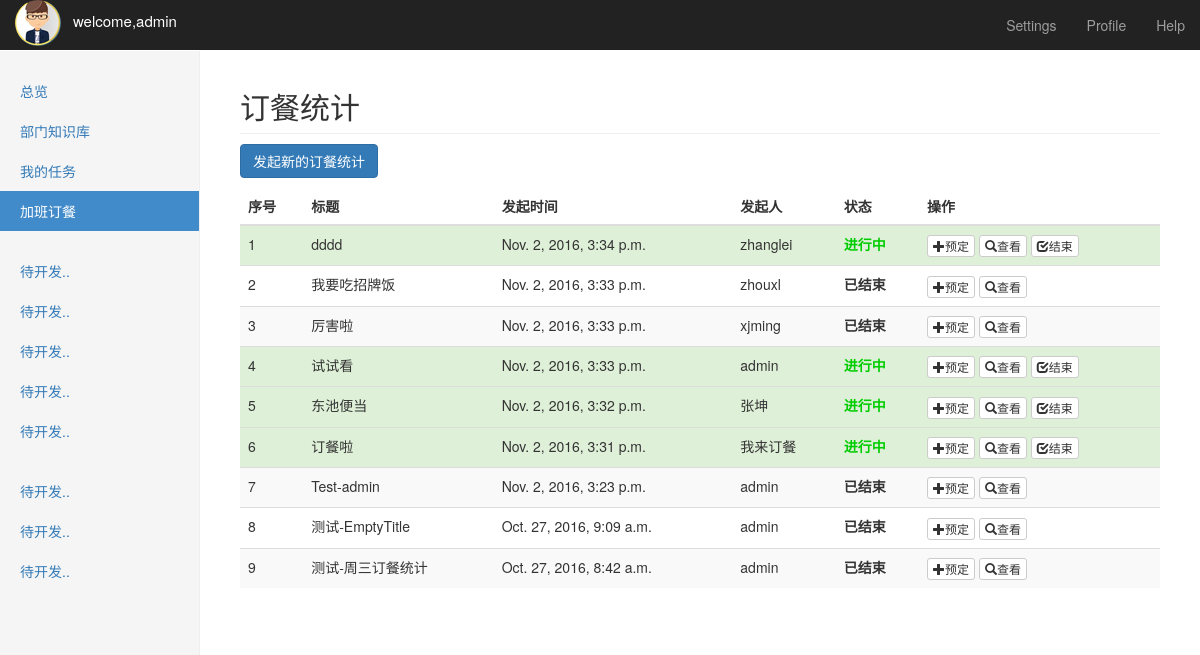
Screenshot of /MealOrderStat (signed in) with the database file from the repository.
### myDjangoApp/models.py (models this page shows)
class OrderApplication(models.Model):
    operateusername = models.CharField(max_length=20)
    operatedate = models.DateTimeField()
    title = models.CharField(max_length=50)
    restname = models.CharField(max_length=50)
    mealnames = models.CharField(max_length=512)
    status = models.IntegerField(default=1)
    remark = models.CharField(max_length=512,null=True)

### myDjangoApp/views.py (the view)
# urls.py: url(r'^MealOrderStat',myDjangoApp_views.meal_order_stat,name='meal_order_stat'),
@login_required()
def meal_order_stat(request):
    indexDict = {'index': '3', 'des': 'meal_order_stat'}
    orderApps = OrderApplication.objects.all().order_by('-operatedate')
    return render(
        request, 'MealOrderStat.html', {
            'indexDict': json.dumps(indexDict),
            'orderApps': orderApps})

### myDjangoApp/templates/MealOrderStat.html (shortened to what this page needs)
{% extends 'CommonBase/Base.html' %}
{% block customcss %}
{% load static %}
<link href="{% static 'css/dashboard.css' %}" rel="stylesheet">
{% endblock %}
{% block topNav %}
{% include 'CommonBase/TopNavBar.html' %}
{% endblock %}
{% block content %}
<div class="container-fluid">
    <div class="row">
        {% include 'CommonBase/LeftNavBar.html' %}
        <div class="col-sm-9 col-sm-offset-3 col-md-10 col-md-offset-2 main">
            <h2 class="sub-header">订餐统计</h2>
            <button type="button" class="btn btn-primary" id="newOrderAppBtn" data-toggle="modal"
                    onclick="OpenAddOrder()">发起新的订餐统计
            </button>
            <div class="table-responsive">
                <table class="table table-striped">
                    <thead>
                    <tr>
                        <th>序号</th>
                        <th>标题</th>
                        <th>发起时间</th>
                        <th>发起人</th>
                        <th>状态</th>
                        <th>操作</th>
                    </tr>
                    </thead>
                    <tbody>
                    {% for orderApp in orderApps %}
                    {% if orderApp.status is not None and orderApp.status == 1 %}
                    <tr class="success">
                        {% else %}
                    <tr>
                        {% endif %}
                        <td>{{ forloop.counter }}</td>
                        <td>{{ orderApp.title }}</td>
                        <td>{{ orderApp.operatedate }}</td>
                        <td>{{ orderApp.operateusername }}</td>
                        <td>
                            {% if orderApp.status is not None and orderApp.status == 1 %}
                            <span class="sp-success">进行中</span>
                            {% else %}
                            <span class="sp-normal">已结束</span>{% endif %}
                        </td>
                        <td>
                            <button type="button" class="btn btn-default btn-xs" data-toggle="modal"
                                    onclick="OpenOrder('{{orderApp.id}}','{{orderApp.restname}}','{{orderApp.status}}')"><span
                                    class="glyphicon glyphicon-plus"></span>预定
                            </button>
                            <button type="button" class="btn btn-default btn-xs"
                                    onclick="OpenOrderDetail('{{orderApp.id}}','{{orderApp.restname}}')"><span
                                    class="glyphicon glyphicon-search"></span>查看
                            </button>
                            {% if orderApp.status is not None and orderApp.status == 1 %}
                            <button type="button" class="btn btn-default btn-xs"
                                    onclick="SetOrderAppFinish('{{orderApp.id}}','{{orderApp.operateusername}}')"><span
                                    class="glyphicon glyphicon-check"></span>结束
                            </button>
                            {% endif %}
                        </td>
                    </tr>
                    {% endfor %}
                    </tbody>
                </table>
            </div>
        </div>
    </div>
</div>
{% endblock %}

### myDjangoApp/templates/CommonBase/Base.html (shortened to what this page needs)
<!DOCTYPE html>
<html lang="en" class="hb-loaded">
<head>
    {% load static %}
    <link href="{% static 'css/bootstrap.min.css' %}" rel="stylesheet">
    {% block customcss %}{% endblock %}
</head>
<body>
{% block topNav %}{% endblock %}
{% block content %}{% endblock %}
{% load static %}
</body>
</html>

### myDjangoApp/templates/CommonBase/TopNavBar.html (shortened to what this page needs)
<nav class="navbar navbar-inverse navbar-fixed-top">
    <div class="container-fluid">
        <div id="navbar" class="navbar-collapse collapse">
            <ul class="nav navbar-nav navbar-right">
                <li>
                    <a href="#">Settings</a>
                </li>
                <li>
                    <a href="#">Profile</a>
                </li>
                <li>
                    <a href="#">Help</a>
                </li>
            </ul>
                    {% load static %}
                    <img src="{% static 'Img/HeadIconMale46-46.png' %}" alt="HeadIcon" class="img-circle">
                    <span id="icon_group_userName">welcome,{{user.username}}</span>
        </div>
    </div>
</nav>

### myDjangoApp/templates/CommonBase/LeftNavBar.html
<div class="col-sm-3 col-md-2 sidebar">
    <ul class="nav nav-sidebar">
        <li index="0" class="active"><a href="{% url 'index' %}?index=0">总览</a></li>
        <li index="1"><a href="{% url 'te_dev' %}?index=1">部门知识库</a></li>
        <li index="2"><a href="{% url 'te_dev' %}?index=2">我的任务</a></li>
        <li index="3"><a href="{% url 'meal_order_stat' %}">加班订餐</a></li>
    </ul>
    <ul class="nav nav-sidebar">
        <li index="4"><a href="{% url 'te_dev' %}?index=4">待开发..</a></li>
        <li index="5"><a href="{% url 'te_dev' %}?index=5">待开发..</a></li>
        <li index="6"><a href="{% url 'te_dev' %}?index=6">待开发..</a></li>
        <li index="7"><a href="{% url 'te_dev' %}?index=7">待开发..</a></li>
        <li index="8"><a href="{% url 'te_dev' %}?index=8">待开发..</a></li>
    </ul>
    <ul class="nav nav-sidebar">
        <li index="9"><a href="{% url 'te_dev' %}?index=9">待开发..</a></li>
        <li index="10"><a href="{% url 'te_dev' %}?index=10">待开发..</a></li>
        <li index="11"><a href="{% url 'te_dev' %}?index=11">待开发..</a></li>
    </ul>
</div>

### myDjangoApp/static/css/dashboard.css (style rules this page uses)
body { padding-top: 50px; }
.sub-header { padding-bottom: 10px; border-bottom: 1px solid #eee; }
.navbar-fixed-top { border: 0; }
.sidebar { display: none; }
@media (min-width: 768px) { .sidebar { position: fixed; top: 51px; bottom: 0; left: 0; z-index: 1000; display: block; padding: 20px; overflow-x: hidden; overflow-y: auto; background-color: #f5f5f5; border-right: 1px solid #eee; } }
.nav-sidebar { margin-right: -21px; margin-bottom: 20px; margin-left: -20px; }
.nav-sidebar > li > a { padding-right: 20px; padding-left: 20px; }
.nav-sidebar > .active > a, .nav-sidebar > .active > a:hover, .nav-sidebar > .active > a:focus { color: #fff; background-color: #428bca; }
.main { padding: 20px; }
@media (min-width: 768px) { .main { padding-right: 40px; padding-left: 40px; } }
#newOrderAppBtn { margin-bottom:10px; }
.sp-success { color:#00CD00; font-weight: bold; }
.sp-normal { font-weight: bold; }
#icon_group_userName { color:#fff; font-size:15px; margin-left:8px; }

### rows the page displays
OrderApplication: title "dddd", operatedate "Nov. 2, 2016, 3:34 p.m.", operateusername "zhanglei", status "进行中"
OrderApplication: title "我要吃招牌饭", operatedate "Nov. 2, 2016, 3:33 p.m.", operateusername "zhouxl", status "已结束"
OrderApplication: title "厉害啦", operatedate "Nov. 2, 2016, 3:33 p.m.", operateusername "xjming", status "已结束"
OrderApplication: title "试试看", operatedate "Nov. 2, 2016, 3:33 p.m.", operateusername "admin", status "进行中"
OrderApplication: title "东池便当", operatedate "Nov. 2, 2016, 3:32 p.m.", operateusername "张坤", status "进行中"
OrderApplication: title "订餐啦", operatedate "Nov. 2, 2016, 3:31 p.m.", operateusername "我来订餐", status "进行中"
OrderApplication: title "Test-admin", operatedate "Nov. 2, 2016, 3:23 p.m.", operateusername "admin", status "已结束"
OrderApplication: title "测试-EmptyTitle", operatedate "Oct. 27, 2016, 9:09 a.m.", operateusername "admin", status "已结束"
OrderApplication: title "测试-周三订餐统计", operatedate "Oct. 27, 2016, 8:42 a.m.", operateusername "admin", status "已结束"

### other values shown
{{ user.username }} "admin"
